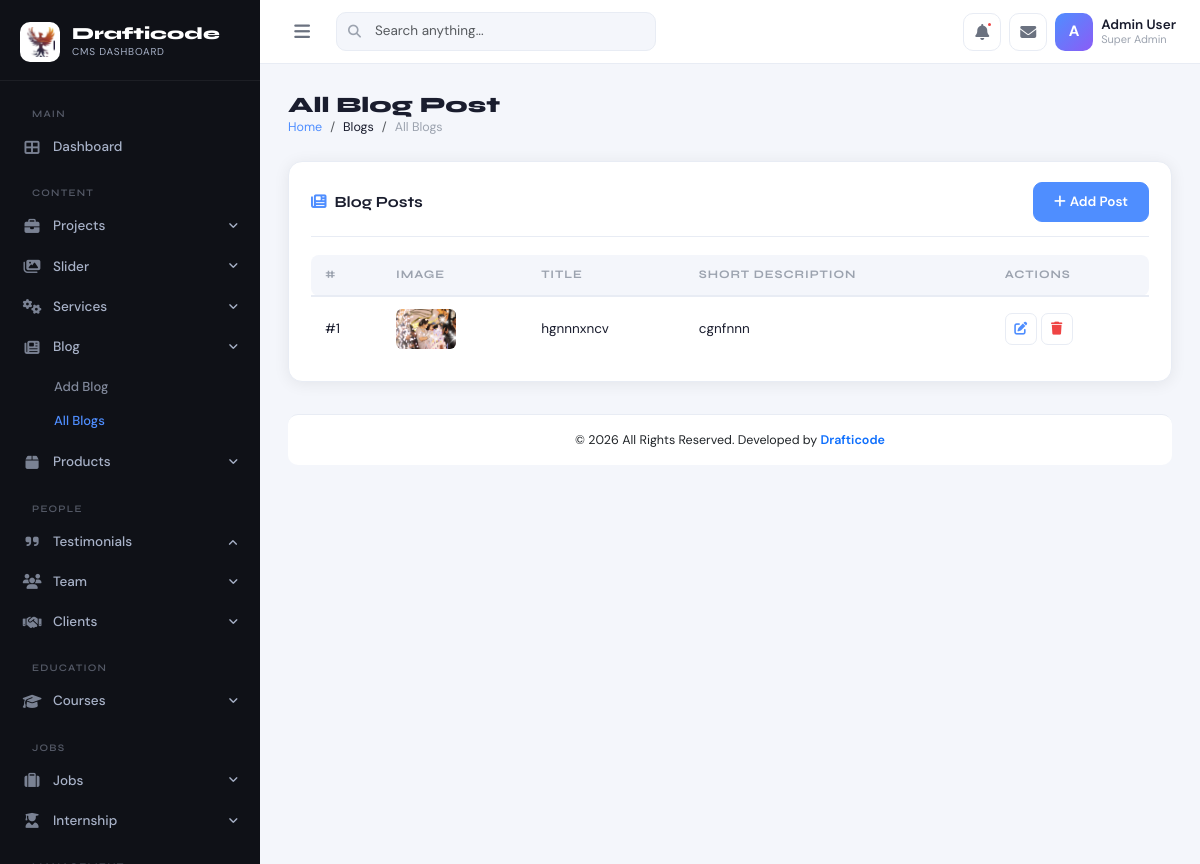
The app's page /admin-dashboard/blog.php with its own data.
### tables this page shows
CREATE TABLE `blogs` (
  `id` int(11) NOT NULL,
  `title` varchar(256) NOT NULL,
  `image` varchar(256) NOT NULL,
  `short_description` varchar(1000) NOT NULL,
  `description` varchar(5000) NOT NULL
);

### admin-dashboard/blog.php (the view, shortened to what this page needs)
<?php
include 'connection/config.php';
$blogs = $pdo->query("SELECT * FROM blogs ORDER BY id DESC")->fetchAll();
?>
<!DOCTYPE html>
<html lang="en">
<head>
    <link rel="stylesheet" href="https://cdnjs.cloudflare.com/ajax/libs/bootstrap/5.3.2/css/bootstrap.min.css">
    <link rel="stylesheet" href="https://cdnjs.cloudflare.com/ajax/libs/font-awesome/6.5.1/css/all.min.css">
    <link rel="stylesheet" href="assets/css/admin.css">
</head>
<body>
    <?php include 'common/sidebar.php' ?>
    <?php include 'common/topbar.php' ?>
    <div id="main-content">
         <div class="page-header">
            <div>
                <h1 class="page-title">All Blog Post</h1>
                <nav>
                    <ol class="breadcrumb">
                        <li class="breadcrumb-item"><a href="index.php">Home</a></li>
                        <li class="breadcrumb-item">Blogs</li>
                        <li class="breadcrumb-item active">All Blogs</li>
                    </ol>
                </nav>
            </div>
        </div>
        <div class="admin-card">
            <div class="section-header">
                <h3 class="section-title">
                    <i class="fas fa-newspaper me-2 text-primary-custom"></i>Blog Posts
                </h3>
                <a href="addblog.php" class="btn btn-primary btn-sm">
                    <i class="fas fa-plus me-1"></i>Add Post
                </a>
            </div>
            <div class="table-responsive">
                <table class="admin-table">
                    <thead>
                        <tr>
                            <th>#</th>
                            <th>Image</th>
                            <th>Title</th>
                            <th>Short Description</th>
                            <th>Actions</th>
                        </tr>
                    </thead>
                    <tbody>
                        <?php
                        $i = 1;
                        foreach ($blogs as $blog) {
                        ?>
                            <tr>
                                <td>#<?= $i++ ?></td>
                                <td>
                                    <img src="../upload/<?= $blog['image'] ?>"
                                        style="width:60px;height:40px;object-fit:cover;border-radius:6px;">
                                </td>
                                <td><?= htmlspecialchars($blog['title']) ?></td>
                                <td><?= htmlspecialchars($blog['short_description']) ?></td>
                                <td>
                                    <div class="d-flex gap-1">
                                        <a href="addblog.php?action=edit_blog&id=<?= $blog['id'] ?>" class="btn-icon edit">
                                            <i class="fas fa-edit"></i>
                                        </a>
                                        <a href="function_blog.php?action=delete_blog&id=<?= $blog['id'] ?>"
                                            class="btn-icon delete"
                                            onclick="return confirm('Delete this blog?')">
                                            <i class="fas fa-trash"></i>
                                        </a>
                                    </div>
                                </td>
                            </tr>
                        <?php } ?>
                    </tbody>
                </table>
            </div>
        </div>
        <?php include 'common/footer.php' ?>
</body>
</html>

### admin-dashboard/assets/css/admin.css (style rules this page uses)
:root { --sidebar-width: 260px; --sidebar-bg: #0f1117; --sidebar-text: #a8b2c8; --sidebar-active: #ffffff; --sidebar-hover-bg: rgba(255,255,255,0.06); --sidebar-accent: #4f8eff; --topbar-height: 64px; --topbar-bg: #ffffff; --body-bg: #f4f6fb; --card-bg: #ffffff; --card-shadow: 0 2px 16px rgba(0,0,0,0.07); --card-radius: 14px; --text-primary: #1a1d2e; --text-secondary: #6b7280; --text-muted: #9ca3af; --border-color: #e8ecf4; --accent-blue: #4f8eff; --accent-purple: #8b5cf6; --accent-green: #10b981; --accent-orange: #f59e0b; --accent-red: #ef4444; --accent-cyan: #06b6d4; --transition: all 0.22s cubic-bezier(.4,0,.2,1); }
* { box-sizing: border-box; }
body { font-family: 'DM Sans', sans-serif; background: var(--body-bg); color: var(--text-primary); margin: 0; padding: 0; min-height: 100vh; font-size: 14.5px; }
h1,h2,h3,h4,h5,h6 { font-family: 'Syne', sans-serif; font-weight: 700; }
#main-content { margin-left: var(--sidebar-width); margin-top: var(--topbar-height); padding: 28px; min-height: calc(100vh - var(--topbar-height)); transition: var(--transition); }
.page-header { display: flex; align-items: center; justify-content: space-between; margin-bottom: 24px; }
.page-title { font-family: 'Syne', sans-serif; font-size: 22px; font-weight: 800; color: var(--text-primary); margin: 0; }
.breadcrumb { font-size: 12.5px; margin: 0; }
.breadcrumb-item a { color: var(--accent-blue); text-decoration: none; }
.breadcrumb-item.active { color: var(--text-muted); }
.admin-card { background: var(--card-bg); border-radius: var(--card-radius); box-shadow: var(--card-shadow); border: 1px solid var(--border-color); padding: 20px 22px; }
.admin-table { width: 100%; border-collapse: collapse; }
.admin-table thead th { background: var(--body-bg); font-family: 'Syne', sans-serif; font-size: 11.5px; font-weight: 700; text-transform: uppercase; letter-spacing: 0.08em; color: var(--text-muted); padding: 11px 14px; border-bottom: 2px solid var(--border-color); white-space: nowrap; }
.admin-table thead th:first-child { border-radius: 8px 0 0 8px; }
.admin-table thead th:last-child { border-radius: 0 8px 8px 0; }
.admin-table tbody td { padding: 12px 14px; border-bottom: 1px solid var(--border-color); font-size: 13.5px; vertical-align: middle; }
.admin-table tbody tr:last-child td { border-bottom: none; }
.btn-primary { background: var(--accent-blue); border-color: var(--accent-blue); font-weight: 600; font-size: 13.5px; padding: 9px 20px; border-radius: 9px; transition: var(--transition); }
.btn-icon { width: 32px; height: 32px; border-radius: 7px; border: 1px solid var(--border-color); background: var(--card-bg); display: inline-flex; align-items: center; justify-content: center; font-size: 13px; cursor: pointer; transition: var(--transition); text-decoration: none; }
.btn-icon.edit { color: var(--accent-blue); }
.btn-icon.delete { color: var(--accent-red); }
.section-header { display: flex; align-items: center; justify-content: space-between; margin-bottom: 18px; padding-bottom: 14px; border-bottom: 1px solid var(--border-color); }
.section-title { font-family: 'Syne', sans-serif; font-size: 15.5px; font-weight: 700; color: var(--text-primary); margin: 0; }
.text-primary-custom { color: var(--accent-blue) !important; }

### records on screen
blogs: image (picture), title "hgnnnxncv", short_description "cgnfnnn"
